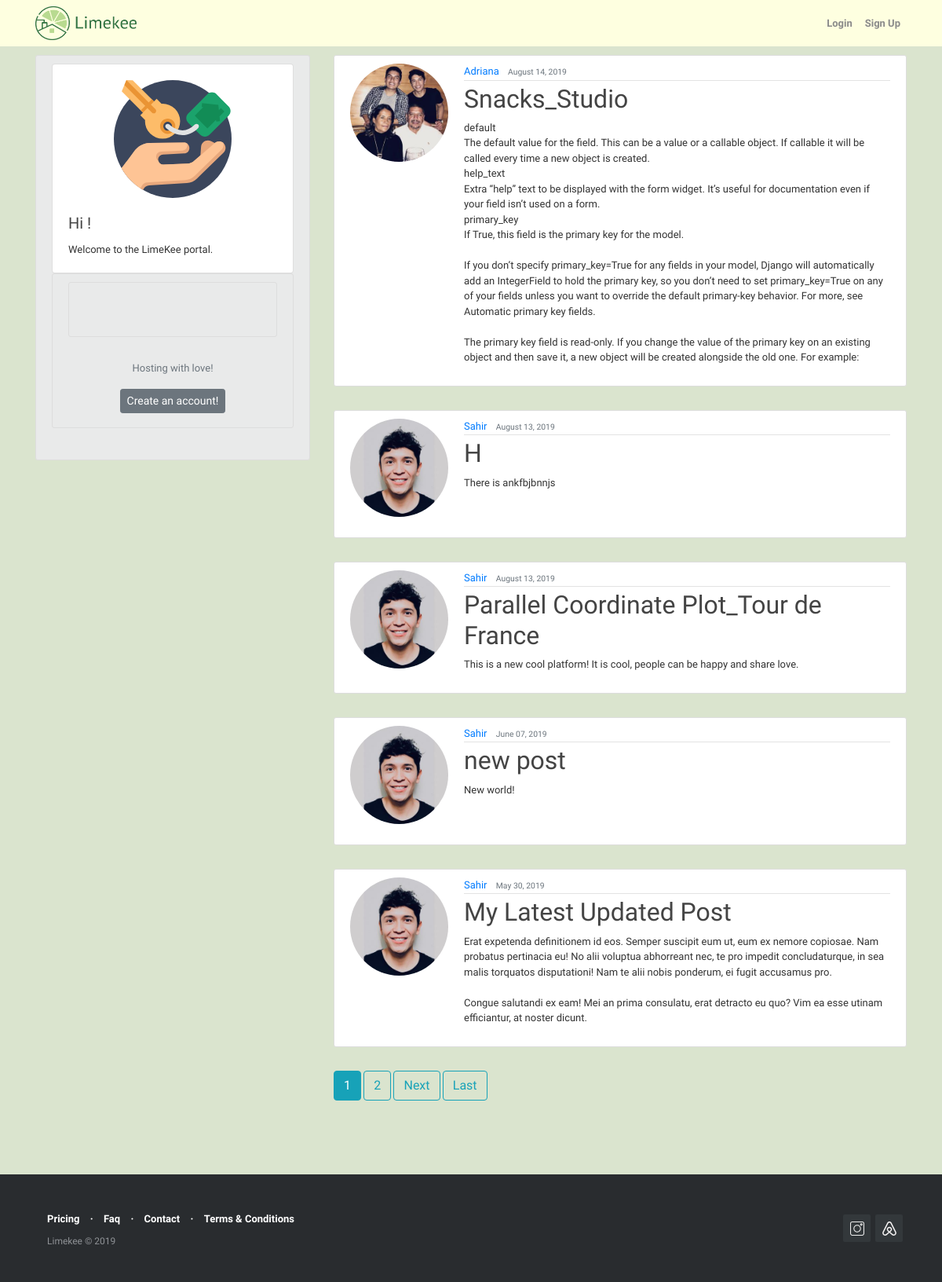
Screenshot of /blog/ with the database file from the repository.
### blog/models.py (models this page shows, shortened)
class Posts(models.Model):
    title = models.CharField(max_length=100)
    content = models.TextField()
    date_posted = models.DateTimeField(default=timezone.now)
    author = models.ForeignKey(User, on_delete=models.CASCADE)

### users/models.py (models this page shows, shortened)
class Profile(models.Model):
    user = models.OneToOneField(User, on_delete = models.CASCADE)
    first_name = models.CharField(max_length=30, blank=False)
    last_name = models.CharField(max_length=30, blank=False)
    phone_number = models.IntegerField(blank=True, null=True)
    image = models.ImageField (default = 'default.png', upload_to='profile_pics')

### blog/views.py (the view)
# urls.py: path('', PostListView.as_view(), name='blog-home'),
class PostListView(ListView):
    model = Posts
    template_name = 'blog/home.html'
    context_object_name = 'posts'
    ordering = ['-date_posted']
    paginate_by = 5

### blog/templates/blog/home.html (shortened to what this page needs)
{% extends "blog/base.html" %}
{% block content %}
    {% for post in posts  %}
      <article class="media content-section">
        <img class="rounded-circle account-img" src="{{post.author.profile.image.url}}" alt="Author picture">
         <div class="media-body">
           <div class="article-metadata">
           <a class="mr-2" href="{% url 'user-posts' post.author.username %}">{{ post.author }}</a>
           <small class="text-muted">{{ post.date_posted|date:"F d, Y"}}</small>
         </div>
        <h2><a class="article-title" href="{% url 'post-detail' post.id %}">{{ post.title }}</a></h2>
        <p class="article-content">{{ post.content }}</p>
       </div>
     </article>
    {% endfor %}
    {% if is_paginated %}
      {% for num in page_obj.paginator.page_range %}
        {% if page_obj.number == num %}
          <a class="btn btn-info mb-4" href="?page={{ num }}">{{ num }}</a>
        {% elif num > page_obj.number|add:'-2' and num < page_obj.number|add:'2' %}
          <a class="btn btn-outline-info mb-4" href="?page={{ num }}">{{ num }}</a>
        {% endif %}
      {% endfor %}
      {% if page_obj.has_next %}
         <a class="btn btn-outline-info mb-4" href="?page={{ page_obj.next_page_number }}">Next</a>
         <a class="btn btn-outline-info mb-4" href="?page={{ page_obj.paginator.num_pages }}">Last</a>
      {% endif %}
    {% endif %}
{% endblock content %}

### blog/static/blog/main2.css (style rules this page uses)
body { background: #dae4ce; color: #333333; margin-top: 5rem; }
h1, h2, h3, h4, h5, h6 { color: #444444; }
.content-section { background: #ffffff; padding: 10px 20px; border: 1px solid #dddddd; border-radius: 3px; margin-bottom: 30px; }
.article-title { color: #444444; }
.article-content { white-space: pre-line; }
.article-metadata { padding-bottom: 1px; margin-bottom: 4px; border-bottom: 1px solid #e3e3e3 }
.account-img { height: 125px; width: 125px; margin-right: 20px; margin-bottom: 16px; }

### blog/templates/blog/base.html (style rules this page uses)
body { font-family: 'Libre Franklin'; font-size: 13px; }

### rows the page displays
Posts: author.profile.image (picture), author "Adriana", date_posted "August 14, 2019", title "Snacks_Studio", content "default The default value for the field. This can be a value or a callable object. If callable it will be called every time a new object is created. help_text Extra “help” text to be displayed with the form widget. It’s useful for documentation even if your field isn’t used on a form. primary_key If True, this field is the primary key for the model. If you don’t specify primary_key=True for any fields in your model, Django will automatically add an IntegerField to hold the primary key, so you don’t need to set primary_key=True on any of your fields unless you want to override the default primary-key behavior. For more, see Automatic primary key fields. The primary key field is read-only. If…"
Posts: author.profile.image (picture), author "Sahir", date_posted "August 13, 2019", title "H", content "There is ankfbjbnnjs"
Posts: author.profile.image (picture), author "Sahir", date_posted "August 13, 2019", title "Parallel Coordinate Plot_Tour de France", content "This is a new cool platform! It is cool, people can be happy and share love."
Posts: author.profile.image (picture), author "Sahir", date_posted "June 07, 2019", title "new post", content "New world!"
Posts: author.profile.image (picture), author "Sahir", date_posted "May 30, 2019", title "My Latest Updated Post", content "Erat expetenda definitionem id eos. Semper suscipit eum ut, eum ex nemore copiosae. Nam probatus pertinacia eu! No alii voluptua abhorreant nec, te pro impedit concludaturque, in sea malis torquatos disputationi! Nam te alii nobis ponderum, ei fugit accusamus pro. Congue salutandi ex eam! Mei an prima consulatu, erat detracto eu quo? Vim ea esse utinam efficiantur, at noster dicunt."

### other values shown
{{ num }} "1"
{{ num }} "2"
